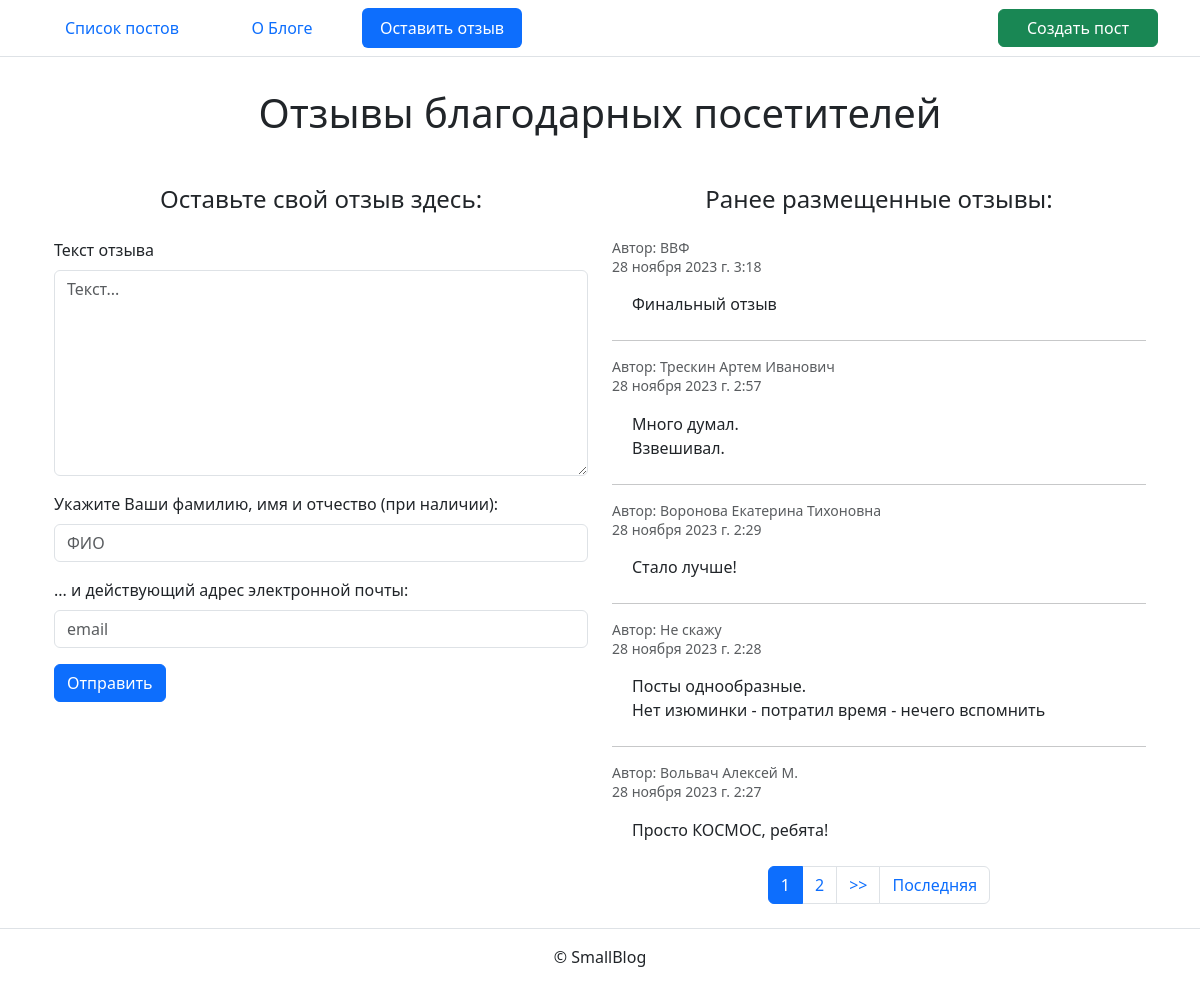
/feedback/, run on an earlier commit of the app's database.
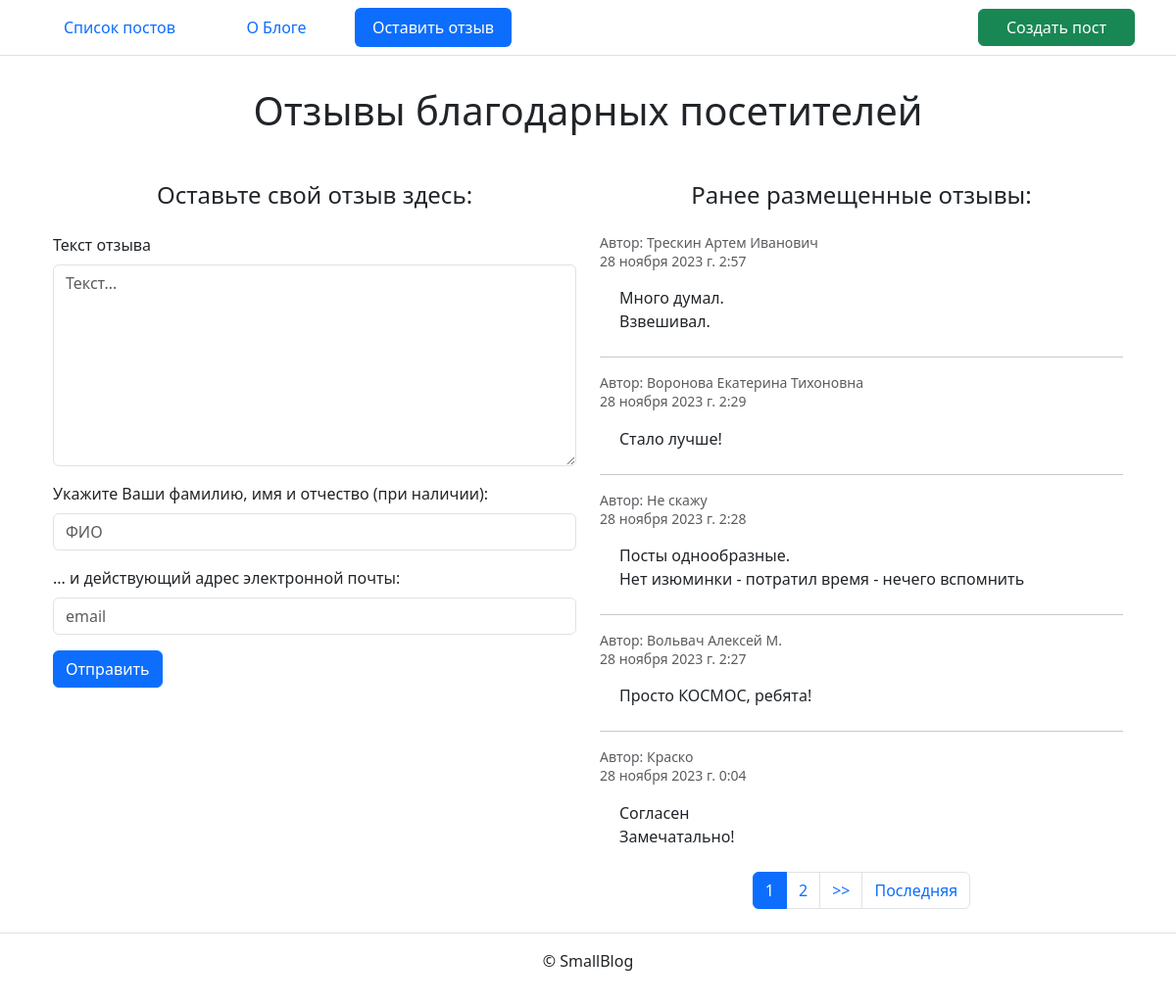
And on a later commit of the database.
### feedback/models.py (models this page shows, shortened)
class Feedback(models.Model):
    to_publish = models.BooleanField(
        default=False,
        verbose_name='Проверено',
        help_text='Поставьте галочку, чтобы опубликовать.'
    )
    created_at = models.DateTimeField(
        auto_now_add=True,
        verbose_name='Добавлено'
    )
    text = models.TextField('Текст отзыва')
    author = models.CharField(
        max_length=128,
        verbose_name='ФИО'
    )
    email = models.CharField(max_length=64, verbose_name='email')
    class Meta:
        ordering = ('-created_at',)
        verbose_name = 'отзыв'
        verbose_name_plural = 'Отзывы'

### feedback/views.py (the view)
# urls.py: path('', views.feedbacks, name='feedbacks'),
def feedbacks(request):
    paginator = Paginator(Feedback.objects.filter(to_publish=True), 5)
    page_number = request.GET.get('page')
    page_obj = paginator.get_page(page_number)
    context = {
        'form': FeedbackForm(),
        'page_obj': page_obj,
    }
    return render(request, 'feedback/feedbacks.html', context)

### feedback/forms.py
class FeedbackForm(forms.ModelForm):
    class Meta:
        model = Feedback
        fields = ('text', 'author', 'email')
        widgets = {
            'email': forms.EmailInput(attrs={
                'id': 'email',
                'class': 'form-control input-lg emailAddress',
                'name': 'email',
                'placeholder': 'email'}),
            'text': forms.Textarea(attrs={
                'rows':8,
                'placeholder': 'Текст...'}),
            'author': forms.TextInput(attrs={
                'placeholder': 'ФИО'}),
        }
    def __init__(self, *args, **kwargs):
        super().__init__(*args, **kwargs)
        self.fields['email'].label = "... и действующий адрес электронной почты:"
        self.fields['text'].label = "Текст отзыва"
        self.fields['author'].label = "Укажите Ваши фамилию, имя и отчество (при наличии):"

### templates/feedback/feedbacks.html (shortened to what this page needs)
{% extends "base.html" %}
{% load django_bootstrap5 %}
{% block page_title %}
  Отзывы благодарных посетителей
{% endblock %}
{% block content %}
<div class="container">
  <div class="row row-cols-1 row-cols-md-2">
    <div class="col">
      {% if form.is_valid %}
        <br>
        <div class='mb-3 d-flex justify-content-center'><h4>Ваш отзыв принят</h4></div>
        {% with item=form.instance %}
          {% include "includes/feedback_card.html" %}
        {% endwith%}
        <br>
        <div class=text-center>
          <h6 class='mb-0 text-muted'><small>Отзыв будет опубликован<br>после одобрения администратором</small></h6>
        </div>
      {% else %}
        <br>
        <div class="mb-3">
          <div class='mb-3 d-flex justify-content-center'><h4>Оставьте свой отзыв здесь:</h4></div>
          <form method="post" action="{% url 'feedback:add_feedback' %}">
            {% bootstrap_form form %}
            {% bootstrap_button button_type="submit" style="width: 8rem;" content="Отправить" %}
          </form>
        </div>
      {% endif %}
    </div>
    <div class="col">
      <br>
      <div class='mb-3 d-flex justify-content-center'><h4>Ранее размещенные отзывы:</h4></div>
      {% for item in page_obj %}
        {% include "includes/feedback_card.html" %}
        {% if not forloop.last %}
          <hr>
        {% endif %}
      {% endfor %}
      {% include "includes/paginator.html" %}
    </div>
  </div>
</div>
{% endblock %}

### templates/includes/feedback_card.html
<div class="mb-4">
    <h6 class="text-muted">
      <p><small>
      Автор: {{ item.author }}<br>
      {{ item.created_at }}</small></p>
    </h6>
    <div style='padding-left:20px'>{{ item.text|linebreaksbr }}</div>
</div>

What changed in the data, as far as the page shows it:
removed Feedback: author "ВВФ", created_at "28 ноября 2023 г. 3:18", text "Финальный отзыв"
now on this page (row unchanged): Feedback: author "Краско", created_at "28 ноября 2023 г. 0:04", text "Согласен Замечатально!"
